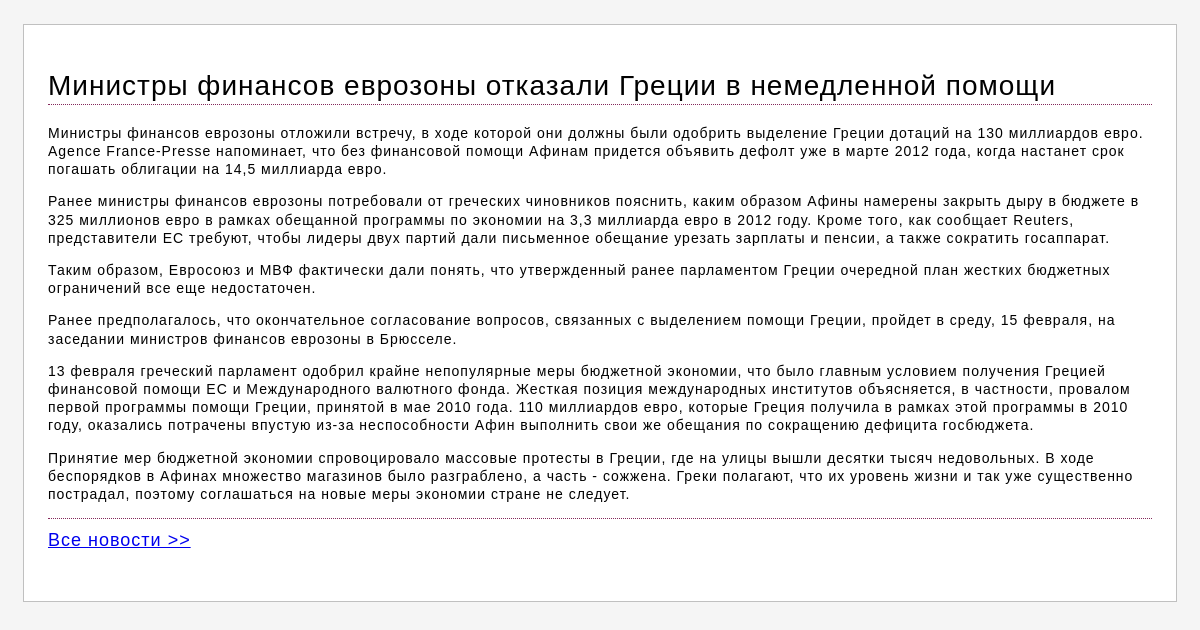
/viev.php?id=561, run on the app's committed database.
### tables this page shows
CREATE TABLE `news` (
  `id` int(11) unsigned NOT NULL AUTO_INCREMENT,
  `idate` int(11) unsigned NOT NULL DEFAULT '0',
  `title` varchar(250) NOT NULL DEFAULT '',
  `announce` text,
  `content` text,
  PRIMARY KEY (`id`),
  KEY `id` (`id`),
  KEY `idx_news_idate` (`idate`)
);

### viev.php (the view, shortened to what this page needs)
<?php
    require_once 'header.php';
    require_once 'config.php';
$pageid = $_GET['id'];
    if ($result = $newsdb->query('SELECT id, title, content FROM news WHERE id='.$pageid)) {
        while ( $row = $result->fetch_assoc() ) {
        echo('<div class="articleList"><h1 class="article-header">' . $row['title'] . '</h1>'
            . '<div class="articleList-announce">' . $row['content'] . '</div></div>');
        }
    }
?>
<div class="dottedLine"></div>
<a href="news.php" class="linkToArticleList">Все новости >></a>
<?php   require_once 'footer.php'; ?>

### header.php (shortened to what this page needs)
<!DOCTYPE html>
<html lang="ru">
<head>
  <link rel="stylesheet" href="./css/style.css">
</head>
<body>
  <div class="wrapper">
    <div class="articleList">

### footer.php
    </div>
  </div>
</body>
</html>

### css/style.css (style rules this page uses)
html, body { margin: 0; padding: 0; }
body { font-family: sans-serif; letter-spacing: 1px; line-height: 1.3; font-size: 14px; background-color: whitesmoke; height: 100%; width: 100%; display: flex; align-items: center; flex-direction: column; }
.wrapper { width: 92%; padding: 2%; max-width: 1200px; margin: 2%; border: 1px solid silver; background-color: #fff; }
.dottedLine { border-bottom: 1px dotted #84295B; }
.article-header { font-weight:500; border-bottom: 1px dotted #84295B; }
.articleList { margin: 5px 0 15px 0; }
.linkToArticleList { font-size: 18px; display: block; padding: 10px 0; }

### data on the page
news: title "Министры финансов еврозоны отказали Греции в немедленной помощи", content "Министры финансов еврозоны отложили встречу, в ходе которой они должны были одобрить выделение Греции дотаций на 130 миллиардов евро. Agence France-Presse напоминает, что без финансовой помощи Афинам придется объявить дефолт уже в марте 2012 года, когда настанет срок погашать облигации на 14,5 миллиарда евро. Ранее министры финансов еврозоны потребовали от греческих чиновников пояснить, каким образом Афины намерены закрыть дыру в бюджете в 325 миллионов евро в рамках обещанной программы по экономии на 3,3 миллиарда евро в 2012 году. Кроме того, как сообщает Reuters, представители ЕС требуют, чтобы лидеры двух партий дали письменное обещание урезать зарплаты и пенсии, а также сократить…"
